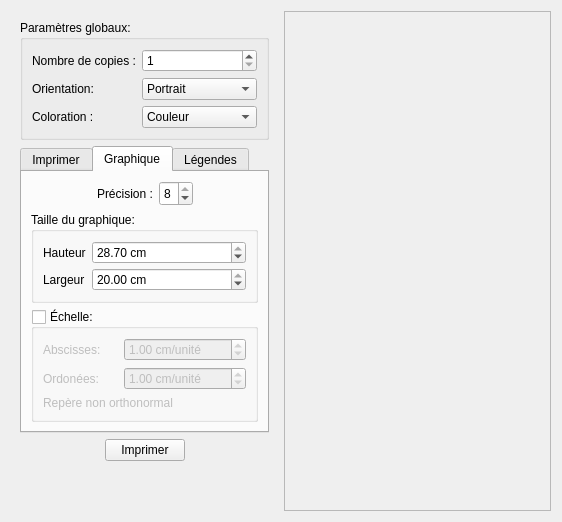
<?xml version="1.0" encoding="UTF-8"?>
<ui version="4.0">
 <class>Print</class>
 <widget class="QWidget" name="Print">
  <property name="geometry">
   <rect>
    <x>0</x>
    <y>0</y>
    <width>562</width>
    <height>522</height>
   </rect>
  </property>
  <property name="windowTitle">
   <string>Imprimer</string>
  </property>
  <property name="windowIcon">
   <iconset resource="ressources.qrc">
    <normaloff>:/icons/print.png</normaloff>:/icons/print.png</iconset>
  </property>
  <layout class="QHBoxLayout" name="horizontalLayout_8">
   <item>
    <widget class="QWidget" name="widget" native="true">
     <property name="maximumSize">
      <size>
       <width>300</width>
       <height>16777215</height>
      </size>
     </property>
     <layout class="QVBoxLayout" name="verticalLayout_10">
      <item>
       <widget class="QGroupBox" name="groupBox_4">
        <property name="title">
         <string>Paramètres globaux:</string>
        </property>
        <layout class="QVBoxLayout" name="verticalLayout_5">
         <item>
          <layout class="QFormLayout" name="formLayout">
           <property name="fieldGrowthPolicy">
            <enum>QFormLayout::AllNonFixedFieldsGrow</enum>
           </property>
           <item row="0" column="0">
            <widget class="QLabel" name="label_2">
             <property name="text">
              <string>Nombre de copies :</string>
             </property>
            </widget>
           </item>
           <item row="0" column="1">
            <widget class="QSpinBox" name="numPages">
             <property name="maximumSize">
              <size>
               <width>16777215</width>
               <height>25</height>
              </size>
             </property>
             <property name="minimum">
              <number>1</number>
             </property>
             <property name="value">
              <number>1</number>
             </property>
            </widget>
           </item>
           <item row="1" column="0">
            <widget class="QLabel" name="label_7">
             <property name="text">
              <string>Orientation:</string>
             </property>
            </widget>
           </item>
           <item row="1" column="1">
            <widget class="QComboBox" name="view">
             <property name="maximumSize">
              <size>
               <width>16777215</width>
               <height>25</height>
              </size>
             </property>
             <item>
              <property name="text">
               <string>Portrait</string>
              </property>
             </item>
             <item>
              <property name="text">
               <string>Paysage</string>
              </property>
             </item>
            </widget>
           </item>
           <item row="2" column="0">
            <widget class="QLabel" name="label_3">
             <property name="text">
              <string>Coloration :</string>
             </property>
            </widget>
           </item>
           <item row="2" column="1">
            <widget class="QComboBox" name="colorType">
             <property name="maximumSize">
              <size>
               <width>16777215</width>
               <height>25</height>
              </size>
             </property>
             <item>
              <property name="text">
               <string>Couleur</string>
              </property>
             </item>
             <item>
              <property name="text">
               <string>Niveaux de gris</string>
              </property>
             </item>
            </widget>
           </item>
          </layout>
         </item>
        </layout>
       </widget>
      </item>
      <item>
       <widget class="QTabWidget" name="tabWidget">
        <property name="currentIndex">
         <number>1</number>
        </property>
        <widget class="QWidget" name="tab">
         <attribute name="title">
          <string>Imprimer</string>
         </attribute>
         <layout class="QVBoxLayout" name="verticalLayout_7">
          <item>
           <widget class="QGroupBox" name="groupBox_2">
            <property name="title">
             <string>Résolution:</string>
            </property>
            <layout class="QVBoxLayout" name="verticalLayout">
             <property name="spacing">
              <number>0</number>
             </property>
             <item>
              <widget class="QRadioButton" name="screenRes">
               <property name="text">
                <string>Celle de l'écran</string>
               </property>
               <property name="checked">
                <bool>true</bool>
               </property>
              </widget>
             </item>
             <item>
              <layout class="QHBoxLayout" name="horizontalLayout_2">
               <item>
                <widget class="QRadioButton" name="CustomRes">
                 <property name="text">
                  <string>Prédifinie:</string>
                 </property>
                </widget>
               </item>
               <item>
                <widget class="QSpinBox" name="resolution">
                 <property name="enabled">
                  <bool>false</bool>
                 </property>
                 <property name="maximumSize">
                  <size>
                   <width>16777215</width>
                   <height>25</height>
                  </size>
                 </property>
                 <property name="suffix">
                  <string> ppp</string>
                 </property>
                 <property name="minimum">
                  <number>50</number>
                 </property>
                 <property name="maximum">
                  <number>400</number>
                 </property>
                 <property name="singleStep">
                  <number>100</number>
                 </property>
                 <property name="value">
                  <number>100</number>
                 </property>
                </widget>
               </item>
              </layout>
             </item>
            </layout>
           </widget>
          </item>
          <item>
           <widget class="QGroupBox" name="groupBox_3">
            <property name="title">
             <string>Impression:</string>
            </property>
            <layout class="QVBoxLayout" name="verticalLayout_4">
             <item>
              <layout class="QVBoxLayout" name="verticalLayout_2">
               <property name="spacing">
                <number>0</number>
               </property>
               <item>
                <widget class="QRadioButton" name="inPaper">
                 <property name="text">
                  <string>sur une feuille</string>
                 </property>
                 <property name="checked">
                  <bool>true</bool>
                 </property>
                </widget>
               </item>
               <item>
                <layout class="QHBoxLayout" name="horizontalLayout_5">
                 <item>
                  <widget class="QLabel" name="label_6">
                   <property name="minimumSize">
                    <size>
                     <width>25</width>
                     <height>25</height>
                    </size>
                   </property>
                   <property name="maximumSize">
                    <size>
                     <width>25</width>
                     <height>25</height>
                    </size>
                   </property>
                   <property name="text">
                    <string/>
                   </property>
                  </widget>
                 </item>
                 <item>
                  <widget class="QLabel" name="label">
                   <property name="maximumSize">
                    <size>
                     <width>90</width>
                     <height>16777215</height>
                    </size>
                   </property>
                   <property name="text">
                    <string>Imprimante :</string>
                   </property>
                  </widget>
                 </item>
                 <item>
                  <widget class="QComboBox" name="printer">
                   <property name="maximumSize">
                    <size>
                     <width>16777215</width>
                     <height>25</height>
                    </size>
                   </property>
                  </widget>
                 </item>
                </layout>
               </item>
              </layout>
             </item>
             <item>
              <layout class="QVBoxLayout" name="verticalLayout_3">
               <property name="spacing">
                <number>0</number>
               </property>
               <item>
                <widget class="QRadioButton" name="inPDF">
                 <property name="text">
                  <string>dans un fichier (PDF, PostScript)</string>
                 </property>
                </widget>
               </item>
               <item>
                <layout class="QHBoxLayout" name="horizontalLayout_4">
                 <item>
                  <widget class="QLabel" name="label_8">
                   <property name="minimumSize">
                    <size>
                     <width>25</width>
                     <height>25</height>
                    </size>
                   </property>
                   <property name="maximumSize">
                    <size>
                     <width>25</width>
                     <height>25</height>
                    </size>
                   </property>
                   <property name="text">
                    <string/>
                   </property>
                  </widget>
                 </item>
                 <item>
                  <widget class="QLineEdit" name="PDFname">
                   <property name="enabled">
                    <bool>false</bool>
                   </property>
                   <property name="maximumSize">
                    <size>
                     <width>16777215</width>
                     <height>25</height>
                    </size>
                   </property>
                   <property name="readOnly">
                    <bool>true</bool>
                   </property>
                  </widget>
                 </item>
                 <item>
                  <widget class="QPushButton" name="chooseLocation">
                   <property name="enabled">
                    <bool>false</bool>
                   </property>
                   <property name="maximumSize">
                    <size>
                     <width>25</width>
                     <height>25</height>
                    </size>
                   </property>
                   <property name="text">
                    <string>...</string>
                   </property>
                  </widget>
                 </item>
                </layout>
               </item>
              </layout>
             </item>
            </layout>
           </widget>
          </item>
         </layout>
        </widget>
        <widget class="QWidget" name="tab_2">
         <attribute name="title">
          <string>Graphique</string>
         </attribute>
         <layout class="QVBoxLayout" name="verticalLayout_8">
          <item>
           <layout class="QHBoxLayout" name="horizontalLayout_11">
            <item>
             <spacer name="horizontalSpacer_5">
              <property name="orientation">
               <enum>Qt::Horizontal</enum>
              </property>
              <property name="sizeHint" stdset="0">
               <size>
                <width>40</width>
                <height>20</height>
               </size>
              </property>
             </spacer>
            </item>
            <item>
             <widget class="QLabel" name="label_13">
              <property name="text">
               <string>Précision :</string>
              </property>
             </widget>
            </item>
            <item>
             <widget class="QSpinBox" name="numPrec">
              <property name="maximumSize">
               <size>
                <width>16777215</width>
                <height>25</height>
               </size>
              </property>
              <property name="minimum">
               <number>2</number>
              </property>
              <property name="maximum">
               <number>8</number>
              </property>
              <property name="value">
               <number>8</number>
              </property>
             </widget>
            </item>
            <item>
             <spacer name="horizontalSpacer_6">
              <property name="orientation">
               <enum>Qt::Horizontal</enum>
              </property>
              <property name="sizeHint" stdset="0">
               <size>
                <width>40</width>
                <height>20</height>
               </size>
              </property>
             </spacer>
            </item>
           </layout>
          </item>
          <item>
           <widget class="QGroupBox" name="groupBox">
            <property name="title">
             <string>Taille du graphique:</string>
            </property>
            <property name="flat">
             <bool>false</bool>
            </property>
            <layout class="QHBoxLayout" name="horizontalLayout_3">
             <item>
              <layout class="QFormLayout" name="formLayout_2">
               <property name="fieldGrowthPolicy">
                <enum>QFormLayout::AllNonFixedFieldsGrow</enum>
               </property>
               <property name="verticalSpacing">
                <number>4</number>
               </property>
               <item row="0" column="0">
                <widget class="QLabel" name="label_4">
                 <property name="text">
                  <string>Hauteur</string>
                 </property>
                </widget>
               </item>
               <item row="0" column="1">
                <widget class="QDoubleSpinBox" name="height">
                 <property name="maximumSize">
                  <size>
                   <width>16777215</width>
                   <height>25</height>
                  </size>
                 </property>
                 <property name="suffix">
                  <string> cm</string>
                 </property>
                 <property name="minimum">
                  <double>10.000000000000000</double>
                 </property>
                 <property name="maximum">
                  <double>28.699999999999999</double>
                 </property>
                 <property name="value">
                  <double>28.699999999999999</double>
                 </property>
                </widget>
               </item>
               <item row="1" column="1">
                <widget class="QDoubleSpinBox" name="width">
                 <property name="maximumSize">
                  <size>
                   <width>16777215</width>
                   <height>25</height>
                  </size>
                 </property>
                 <property name="suffix">
                  <string> cm</string>
                 </property>
                 <property name="minimum">
                  <double>10.000000000000000</double>
                 </property>
                 <property name="maximum">
                  <double>20.000000000000000</double>
                 </property>
                 <property name="value">
                  <double>20.000000000000000</double>
                 </property>
                </widget>
               </item>
               <item row="1" column="0">
                <widget class="QLabel" name="label_5">
                 <property name="text">
                  <string>Largeur</string>
                 </property>
                </widget>
               </item>
              </layout>
             </item>
            </layout>
           </widget>
          </item>
          <item>
           <widget class="QGroupBox" name="scaleGroupBox">
            <property name="title">
             <string>Échelle:</string>
            </property>
            <property name="checkable">
             <bool>true</bool>
            </property>
            <property name="checked">
             <bool>false</bool>
            </property>
            <layout class="QVBoxLayout" name="verticalLayout_9">
             <item>
              <layout class="QHBoxLayout" name="horizontalLayout_6">
               <item>
                <widget class="QLabel" name="label_9">
                 <property name="maximumSize">
                  <size>
                   <width>75</width>
                   <height>16777215</height>
                  </size>
                 </property>
                 <property name="text">
                  <string>Abscisses:</string>
                 </property>
                </widget>
               </item>
               <item>
                <widget class="QDoubleSpinBox" name="xscale">
                 <property name="maximumSize">
                  <size>
                   <width>16777215</width>
                   <height>25</height>
                  </size>
                 </property>
                 <property name="prefix">
                  <string/>
                 </property>
                 <property name="suffix">
                  <string> cm/unité</string>
                 </property>
                 <property name="minimum">
                  <double>0.500000000000000</double>
                 </property>
                 <property name="maximum">
                  <double>20.000000000000000</double>
                 </property>
                 <property name="value">
                  <double>1.000000000000000</double>
                 </property>
                </widget>
               </item>
              </layout>
             </item>
             <item>
              <layout class="QHBoxLayout" name="horizontalLayout_7">
               <item>
                <widget class="QLabel" name="Ylabel">
                 <property name="maximumSize">
                  <size>
                   <width>75</width>
                   <height>16777215</height>
                  </size>
                 </property>
                 <property name="text">
                  <string>Ordonées:</string>
                 </property>
                </widget>
               </item>
               <item>
                <widget class="QDoubleSpinBox" name="yscale">
                 <property name="maximumSize">
                  <size>
                   <width>16777215</width>
                   <height>25</height>
                  </size>
                 </property>
                 <property name="suffix">
                  <string> cm/unité</string>
                 </property>
                 <property name="minimum">
                  <double>0.500000000000000</double>
                 </property>
                 <property name="maximum">
                  <double>20.000000000000000</double>
                 </property>
                 <property name="value">
                  <double>1.000000000000000</double>
                 </property>
                </widget>
               </item>
              </layout>
             </item>
             <item>
              <widget class="QLabel" name="orthInfoLabel">
               <property name="text">
                <string>Repère non orthonormal</string>
               </property>
              </widget>
             </item>
            </layout>
           </widget>
          </item>
         </layout>
        </widget>
        <widget class="QWidget" name="tab_3">
         <attribute name="title">
          <string>Légendes</string>
         </attribute>
         <layout class="QVBoxLayout" name="verticalLayout_11">
          <item>
           <widget class="QGroupBox" name="legendBox">
            <property name="title">
             <string>Légendes</string>
            </property>
            <property name="alignment">
             <set>Qt::AlignLeading|Qt::AlignLeft|Qt::AlignTop</set>
            </property>
            <property name="checkable">
             <bool>true</bool>
            </property>
            <property name="checked">
             <bool>false</bool>
            </property>
            <layout class="QVBoxLayout" name="verticalLayout_6">
             <property name="spacing">
              <number>0</number>
             </property>
             <item>
              <widget class="QLabel" name="label_10">
               <property name="text">
                <string>Abscisses :</string>
               </property>
              </widget>
             </item>
             <item>
              <widget class="QLineEdit" name="xLegend">
               <property name="maximumSize">
                <size>
                 <width>16777215</width>
                 <height>25</height>
                </size>
               </property>
              </widget>
             </item>
             <item>
              <widget class="QLabel" name="label_11">
               <property name="text">
                <string>Ordonnées :</string>
               </property>
              </widget>
             </item>
             <item>
              <widget class="QLineEdit" name="yLegend">
               <property name="maximumSize">
                <size>
                 <width>16777215</width>
                 <height>25</height>
                </size>
               </property>
              </widget>
             </item>
             <item>
              <layout class="QHBoxLayout" name="horizontalLayout_9">
               <property name="topMargin">
                <number>5</number>
               </property>
               <item>
                <spacer name="horizontalSpacer_3">
                 <property name="orientation">
                  <enum>Qt::Horizontal</enum>
                 </property>
                 <property name="sizeHint" stdset="0">
                  <size>
                   <width>40</width>
                   <height>20</height>
                  </size>
                 </property>
                </spacer>
               </item>
               <item>
                <widget class="QPushButton" name="bold">
                 <property name="maximumSize">
                  <size>
                   <width>30</width>
                   <height>30</height>
                  </size>
                 </property>
                 <property name="styleSheet">
                  <string notr="true">font-weight: bold;</string>
                 </property>
                 <property name="text">
                  <string notr="true">B</string>
                 </property>
                 <property name="checkable">
                  <bool>true</bool>
                 </property>
                </widget>
               </item>
               <item>
                <widget class="QPushButton" name="italic">
                 <property name="maximumSize">
                  <size>
                   <width>30</width>
                   <height>30</height>
                  </size>
                 </property>
                 <property name="styleSheet">
                  <string notr="true">font-style: italic;</string>
                 </property>
                 <property name="text">
                  <string notr="true">I</string>
                 </property>
                 <property name="checkable">
                  <bool>true</bool>
                 </property>
                </widget>
               </item>
               <item>
                <widget class="QPushButton" name="underline">
                 <property name="maximumSize">
                  <size>
                   <width>30</width>
                   <height>30</height>
                  </size>
                 </property>
                 <property name="styleSheet">
                  <string notr="true">text-decoration: underline;</string>
                 </property>
                 <property name="text">
                  <string notr="true">S</string>
                 </property>
                 <property name="checkable">
                  <bool>true</bool>
                 </property>
                </widget>
               </item>
               <item>
                <spacer name="horizontalSpacer_4">
                 <property name="orientation">
                  <enum>Qt::Horizontal</enum>
                 </property>
                 <property name="sizeHint" stdset="0">
                  <size>
                   <width>40</width>
                   <height>20</height>
                  </size>
                 </property>
                </spacer>
               </item>
              </layout>
             </item>
             <item>
              <layout class="QHBoxLayout" name="horizontalLayout_10">
               <property name="topMargin">
                <number>5</number>
               </property>
               <item>
                <widget class="QLabel" name="label_12">
                 <property name="text">
                  <string>Taille de police :</string>
                 </property>
                </widget>
               </item>
               <item>
                <widget class="QSpinBox" name="legendSize">
                 <property name="maximumSize">
                  <size>
                   <width>16777215</width>
                   <height>25</height>
                  </size>
                 </property>
                 <property name="minimum">
                  <number>10</number>
                 </property>
                 <property name="maximum">
                  <number>22</number>
                 </property>
                 <property name="value">
                  <number>12</number>
                 </property>
                </widget>
               </item>
              </layout>
             </item>
            </layout>
           </widget>
          </item>
          <item>
           <spacer name="verticalSpacer_2">
            <property name="orientation">
             <enum>Qt::Vertical</enum>
            </property>
            <property name="sizeHint" stdset="0">
             <size>
              <width>20</width>
              <height>40</height>
             </size>
            </property>
           </spacer>
          </item>
         </layout>
        </widget>
       </widget>
      </item>
      <item>
       <layout class="QHBoxLayout" name="horizontalLayout">
        <item>
         <spacer name="horizontalSpacer_2">
          <property name="orientation">
           <enum>Qt::Horizontal</enum>
          </property>
          <property name="sizeHint" stdset="0">
           <size>
            <width>40</width>
            <height>20</height>
           </size>
          </property>
         </spacer>
        </item>
        <item>
         <widget class="QPushButton" name="print">
          <property name="text">
           <string>Imprimer</string>
          </property>
         </widget>
        </item>
        <item>
         <spacer name="horizontalSpacer">
          <property name="orientation">
           <enum>Qt::Horizontal</enum>
          </property>
          <property name="sizeHint" stdset="0">
           <size>
            <width>40</width>
            <height>20</height>
           </size>
          </property>
         </spacer>
        </item>
       </layout>
      </item>
      <item>
       <spacer name="verticalSpacer">
        <property name="orientation">
         <enum>Qt::Vertical</enum>
        </property>
        <property name="sizeHint" stdset="0">
         <size>
          <width>20</width>
          <height>40</height>
         </size>
        </property>
       </spacer>
      </item>
     </layout>
    </widget>
   </item>
   <item>
    <widget class="QScrollArea" name="scrollArea">
     <property name="widgetResizable">
      <bool>true</bool>
     </property>
     <widget class="QWidget" name="scrollAreaWidgetContents_2">
      <property name="geometry">
       <rect>
        <x>0</x>
        <y>0</y>
        <width>236</width>
        <height>502</height>
       </rect>
      </property>
     </widget>
    </widget>
   </item>
  </layout>
 </widget>
 <resources>
  <include location="ressources.qrc"/>
 </resources>
 <connections>
  <connection>
   <sender>CustomRes</sender>
   <signal>toggled(bool)</signal>
   <receiver>resolution</receiver>
   <slot>setEnabled(bool)</slot>
   <hints>
    <hint type="sourcelabel">
     <x>121</x>
     <y>363</y>
    </hint>
    <hint type="destinationlabel">
     <x>341</x>
     <y>362</y>
    </hint>
   </hints>
  </connection>
  <connection>
   <sender>inPaper</sender>
   <signal>toggled(bool)</signal>
   <receiver>label</receiver>
   <slot>setEnabled(bool)</slot>
   <hints>
    <hint type="sourcelabel">
     <x>110</x>
     <y>180</y>
    </hint>
    <hint type="destinationlabel">
     <x>120</x>
     <y>196</y>
    </hint>
   </hints>
  </connection>
  <connection>
   <sender>inPaper</sender>
   <signal>toggled(bool)</signal>
   <receiver>printer</receiver>
   <slot>setEnabled(bool)</slot>
   <hints>
    <hint type="sourcelabel">
     <x>179</x>
     <y>174</y>
    </hint>
    <hint type="destinationlabel">
     <x>219</x>
     <y>195</y>
    </hint>
   </hints>
  </connection>
  <connection>
   <sender>inPDF</sender>
   <signal>toggled(bool)</signal>
   <receiver>PDFname</receiver>
   <slot>setEnabled(bool)</slot>
   <hints>
    <hint type="sourcelabel">
     <x>78</x>
     <y>235</y>
    </hint>
    <hint type="destinationlabel">
     <x>99</x>
     <y>257</y>
    </hint>
   </hints>
  </connection>
  <connection>
   <sender>inPDF</sender>
   <signal>toggled(bool)</signal>
   <receiver>chooseLocation</receiver>
   <slot>setEnabled(bool)</slot>
   <hints>
    <hint type="sourcelabel">
     <x>285</x>
     <y>232</y>
    </hint>
    <hint type="destinationlabel">
     <x>330</x>
     <y>250</y>
    </hint>
   </hints>
  </connection>
 </connections>
</ui>
